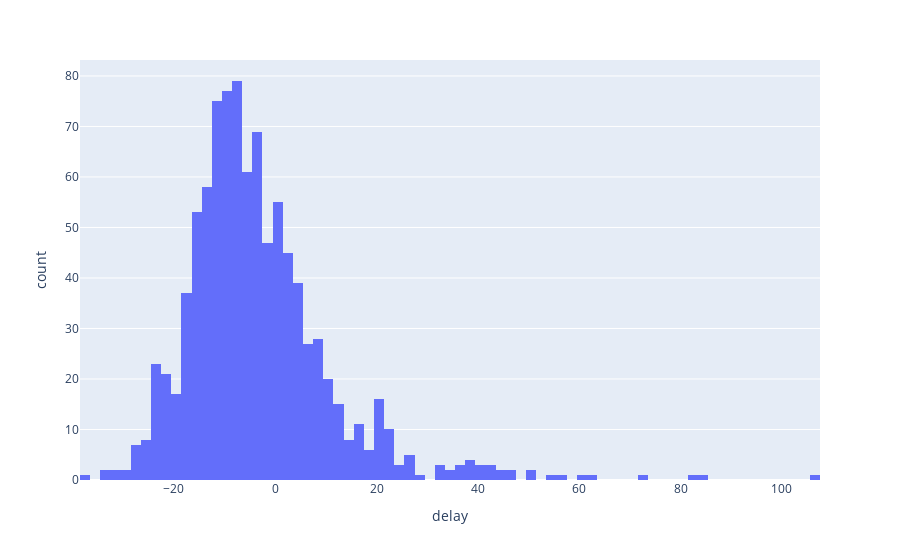

Notebook cell for this chart:
### Code cell
fig = px.histogram(scaled_features_df, x='delay')
fig.show()

### Figure 1 — Plotly figure (JSON) as saved in the notebook; plotly's stock layout.template omitted (floating-point values rounded to 4 significant figures; data arrays with more than 128 entries replaced by an {"elided": "..."} marker saying what was removed)
{"data": [{"alignmentgroup": "True", "bingroup": "x", "hovertemplate": "delay=%{x}<br>count=%{y}<extra></extra>", "legendgroup": "", "marker": {"color": "#636efa"}, "name": "", "offsetgroup": "", "orientation": "v", "showlegend": false, "type": "histogram", "x": {"elided": "960 int values"}, "xaxis": "x", "yaxis": "y"}], "layout": {"barmode": "relative", "legend": {"tracegroupgap": 0}, "margin": {"t": 60}, "xaxis": {"anchor": "y", "domain": [0, 1], "title": {"text": "delay"}}, "yaxis": {"anchor": "x", "domain": [0, 1], "title": {"text": "count"}}}}
